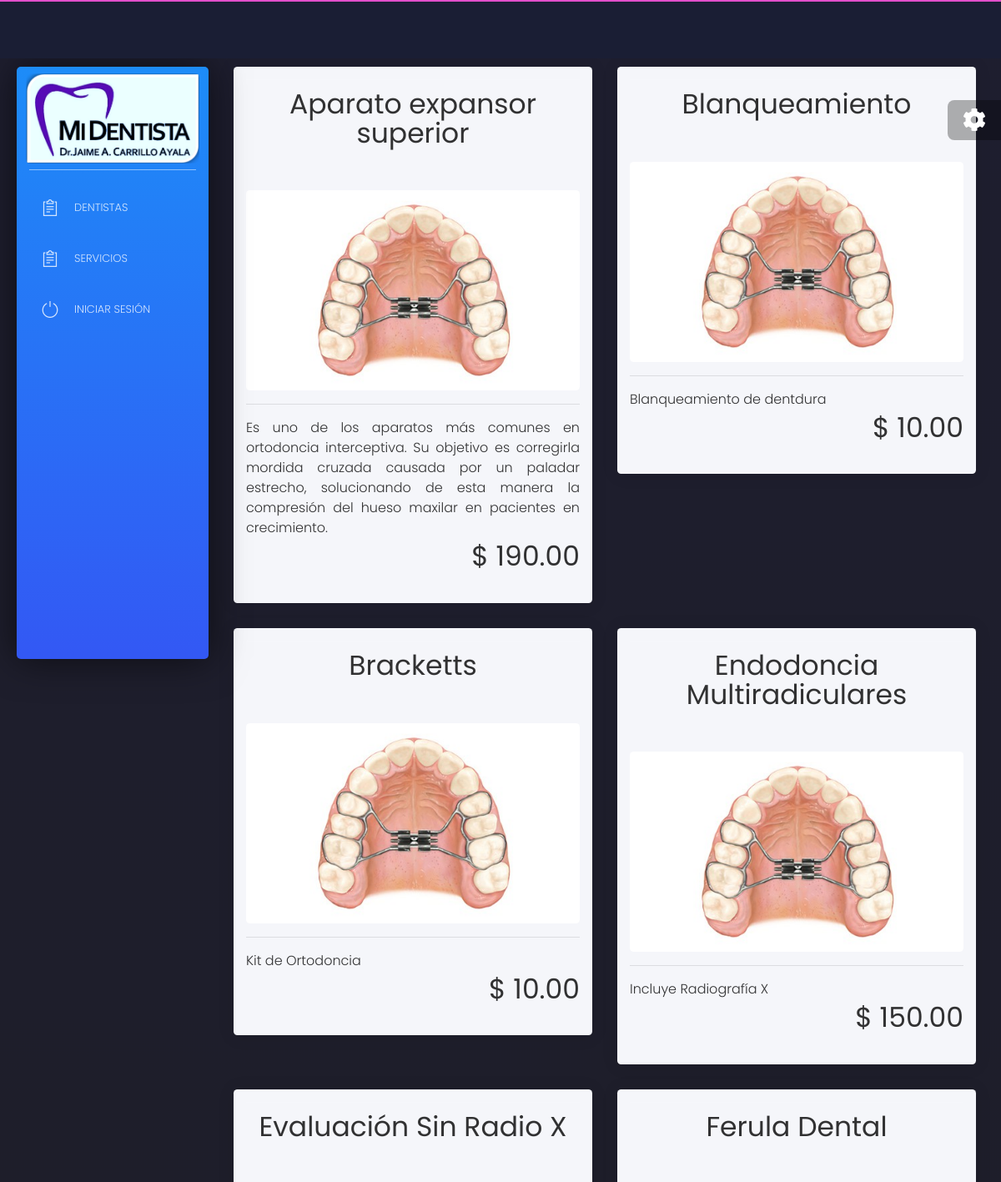
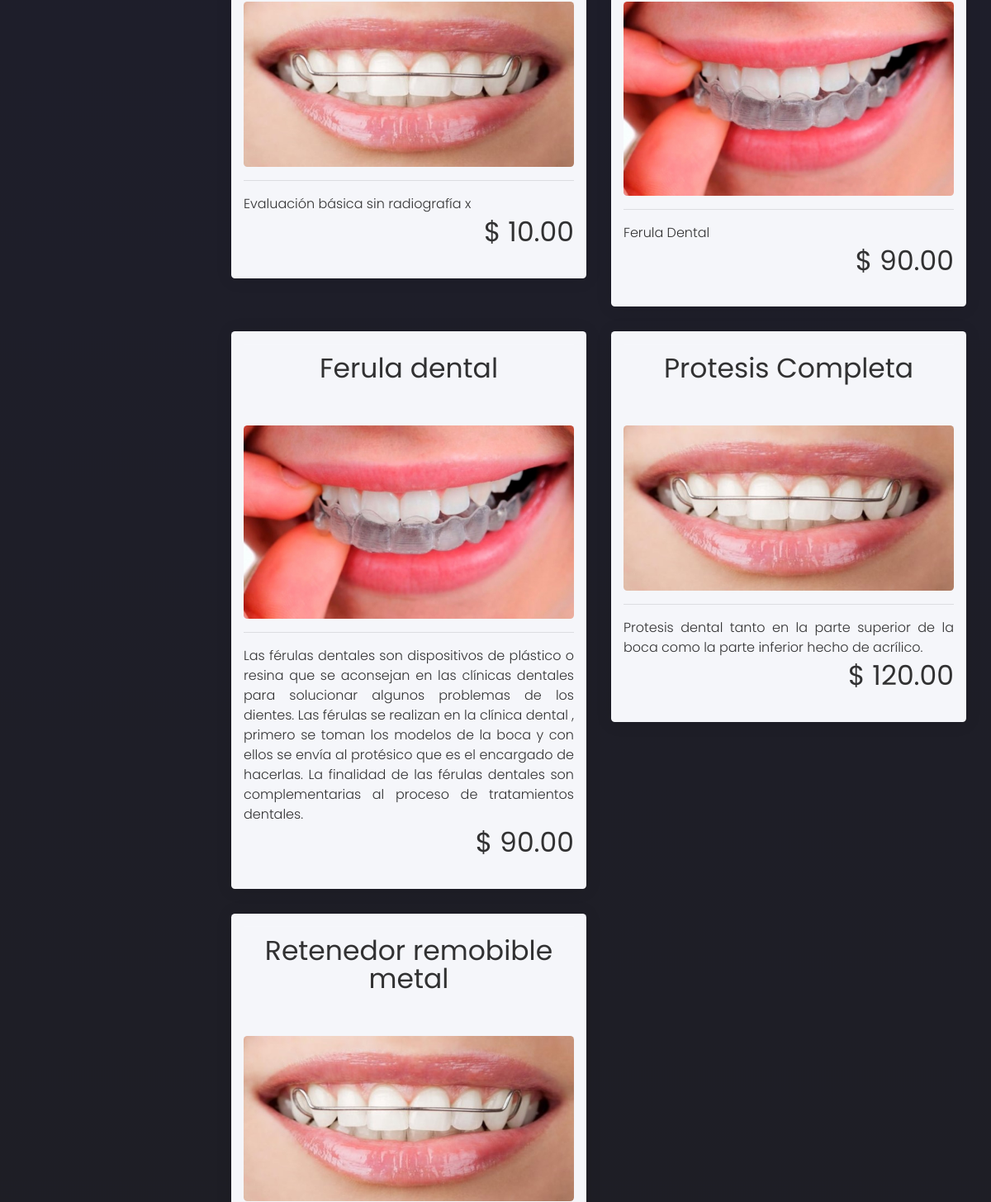
The app's page /core/tratamientos (upper part), older data (2 pictures, top to bottom).
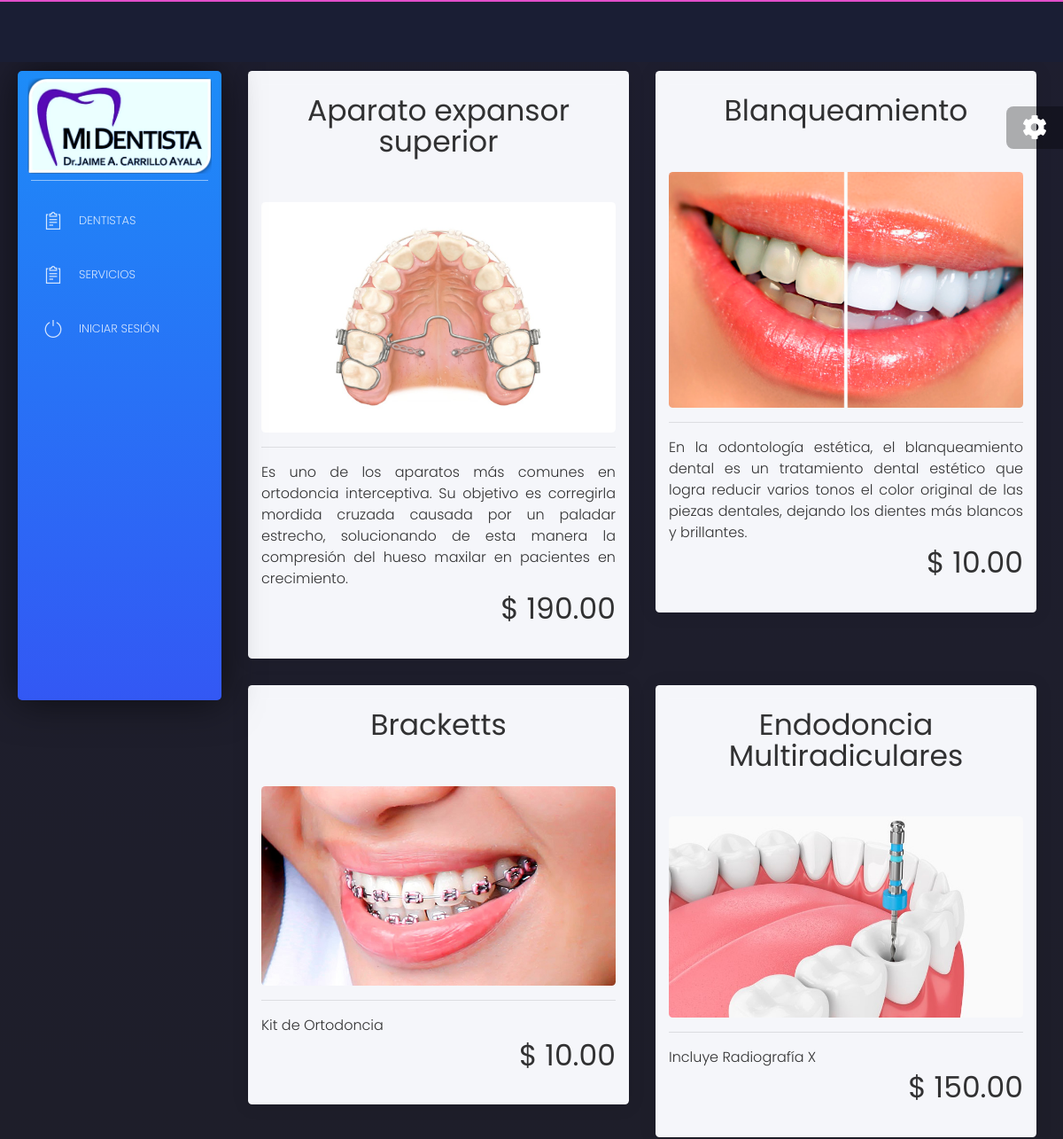
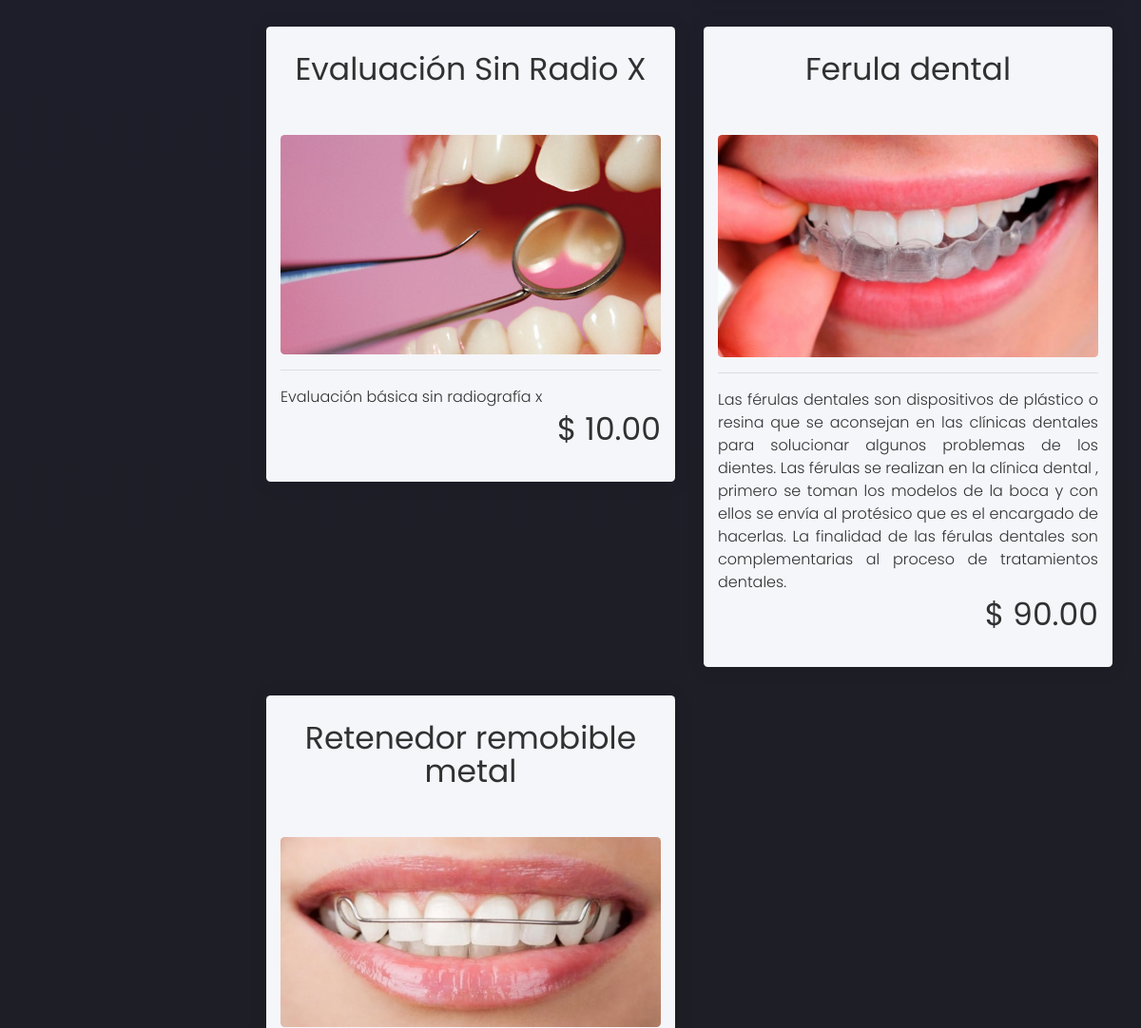
The same page, newer data (2 pictures, top to bottom).
### core/models.py (models this page shows, shortened)
class Tratamiento(models.Model):
    id = models.AutoField(primary_key=True)
    categoria = models.ForeignKey(Categoria, on_delete=models.CASCADE)
    nombre = models.CharField(max_length=64)
    descripcion = models.CharField(max_length=512)
    precio = models.DecimalField(max_digits=6, decimal_places=2, validators=[MinValueValidator(0)])
    precioNeto = models.DecimalField(max_digits=6, decimal_places=2, default=0, validators=[MinValueValidator(0)],)
    image = models.ImageField(upload_to='services/%Y/%m/%D/', null=True, blank=True)

### core/views.py (the view)
# urls.py: path('tratamientos', TratamientoList.as_view(), name = 'tratamientos'),
class TratamientoList(ListView):
    model = Tratamiento
    template_name = 'core/tratamiento_list.html'

### core/templates/core/tratamiento_list.html (shortened to what this page needs)
{% extends 'core/base.html' %}
{% load static %}
{% block content %}
<div class="content">
    <div class="row">
				{% for tratamiento in tratamiento_list|dictsort:'nombre'  %}
					<div class="col-md-6">
						<div class="card white-content">
							<div class="card-body" align = center>
								<table class="table table-sm" id="" width=100%>
									<tr>
										<td align = center>
											<h1 align=center>{{tratamiento.nombre}}</h1>
										</td>
									</tr>
								</table>
								<img src = {{tratamiento.image.url}}>
								<hr>
								<p align=justify><font size=3>{{tratamiento.descripcion}}</font></p>
								{% if request.user.is_superuser %}
									<table class="table table-sm" id="" width=100%>
										<tr>
											<td>
													<a href="{% url 'core:reestablecerprecio' tratamiento.id|slugify%}">
														<i class="tim-icons icon-refresh-01" style= "color:black"></i>
													</a>
											</td>
											<td>
												<h1 align = right>$ {{tratamiento.precioNeto}}</h1>
											</td>
										</tr>
									</table>
								{% else %}
									<h1 align = right>$ {{tratamiento.precioNeto}}</h1>
								{% endif %}
							</div>
						</div>
					</div>
				  {% endfor %}
	</div>
</div>
{% endblock %}

Row changes from the older to the newer data that the page shows:
removed Tratamiento: nombre "Ferula Dental", image (picture), descripcion "Ferula Dental", precioNeto "90.00"
removed Tratamiento: nombre "Protesis Completa", image (picture), descripcion "Protesis dental tanto en la parte superior de la boca como la parte inferior hecho de acrílico.", precioNeto "120.00"
changed Tratamiento "Aparato expansor superior": image: a different picture
changed Tratamiento "Blanqueamiento": image: a different picture; descripcion "Blanqueamiento de dentdura" → "En la odontología estética, el blanqueamiento dental es un tratamiento dental estético que logra reducir varios tonos el color original de las piezas dentales, dejando los dientes más blancos y brillantes."
changed Tratamiento "Bracketts": image: a different picture
changed Tratamiento "Endodoncia Multiradiculares": image: a different picture
changed Tratamiento "Evaluación Sin Radio X": image: a different picture
